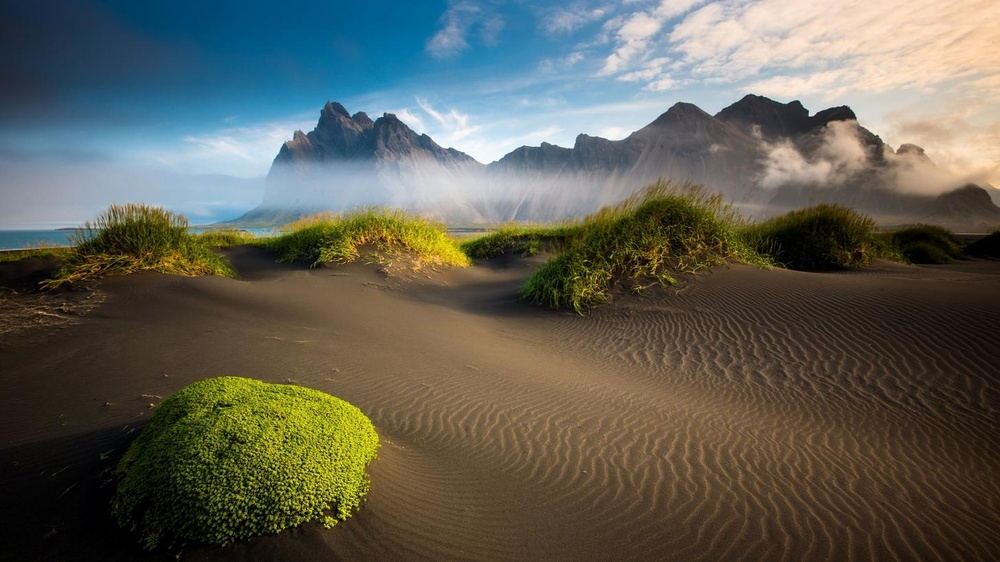
%> input picture Tugas 2/haha.jpg, 1000 x 562 px, shrunk from 1456 x 819 before the run
$ octave tugas2.m   (GNU Octave 9; MATLAB toolbox functions it lacks are replaced by stand-ins)
%> lines starting %> are read from the running program, lines starting %| are printed output that depends on the picture; in (x1, y1, x2, y2) boxes, pixels count from 0 and x2, y2 are one past the last pixel; in counts of white or black regions, pixels touching at a corner belong together; the program's own positions count from 1
GambarA = imread('haha.jpg');
%> GambarA is the input picture: size 562x1000x3 uint8; mean R, G, B 95.5, 95.7, 84.7
GambarB = im2bw(GambarA,0);
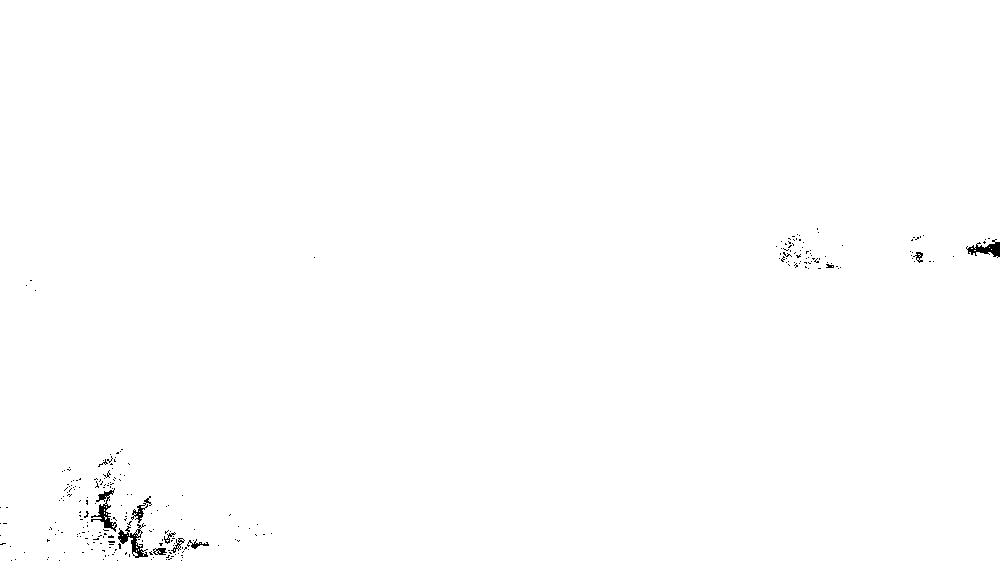
%> GambarB: size 562x1000 logical; 99.6% white; black in thin lines or dots, all inside (x1, y1, x2, y2) = (0, 228, 1000, 561)
GambarC = im2bw(GambarA,0.2);
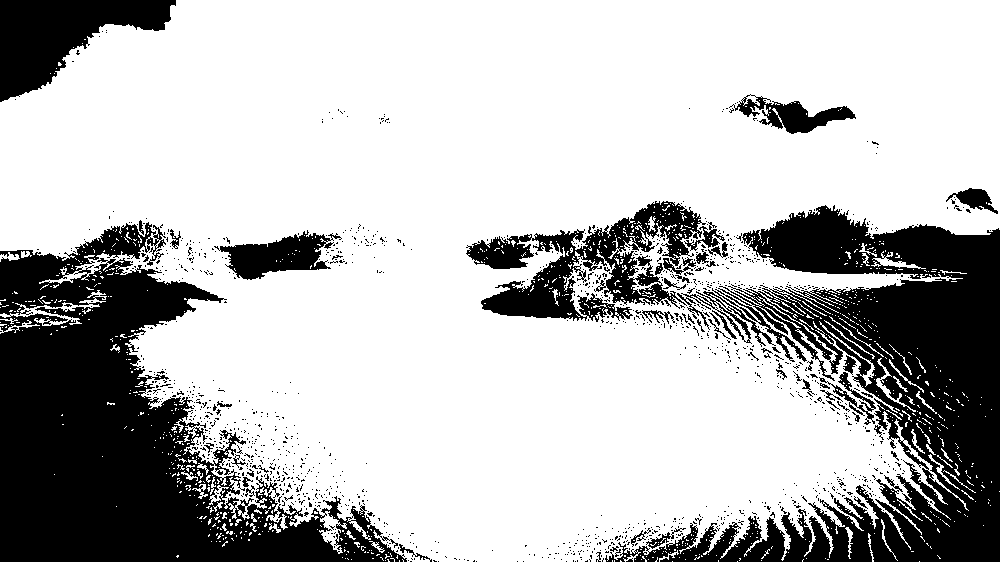
%> GambarC: size 562x1000 logical; 72.7% white; 1292 black regions (1239 under 20 px), largest, box (x1, y1, x2, y2) and area: (0, 222, 407, 562) 63221, (605, 205, 1000, 562) 56683, (466, 201, 706, 322) 11648
GambarD = im2bw(GambarA,0.4);
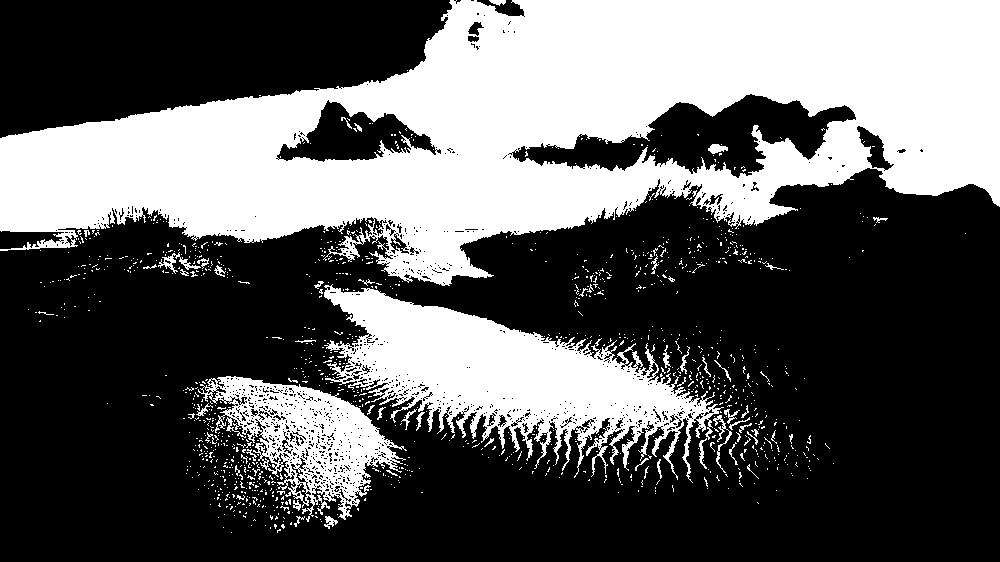
%> GambarD: size 562x1000 logical; 36.9% white; 1210 white regions (1150 under 20 px), largest, box (x1, y1, x2, y2) and area: (0, 0, 1000, 286) 157139, (324, 284, 724, 483) 32235, (198, 376, 407, 520) 11736
GambarE = im2bw(GambarA,0.7);
%> GambarE: size 562x1000 logical; 13.5% white; 737 white regions (718 under 20 px), largest, box (x1, y1, x2, y2) and area: (367, 0, 1000, 189) 55721, (127, 120, 318, 215) 9647, (316, 161, 569, 219) 7111
GambarF = im2bw(GambarA,0.9);
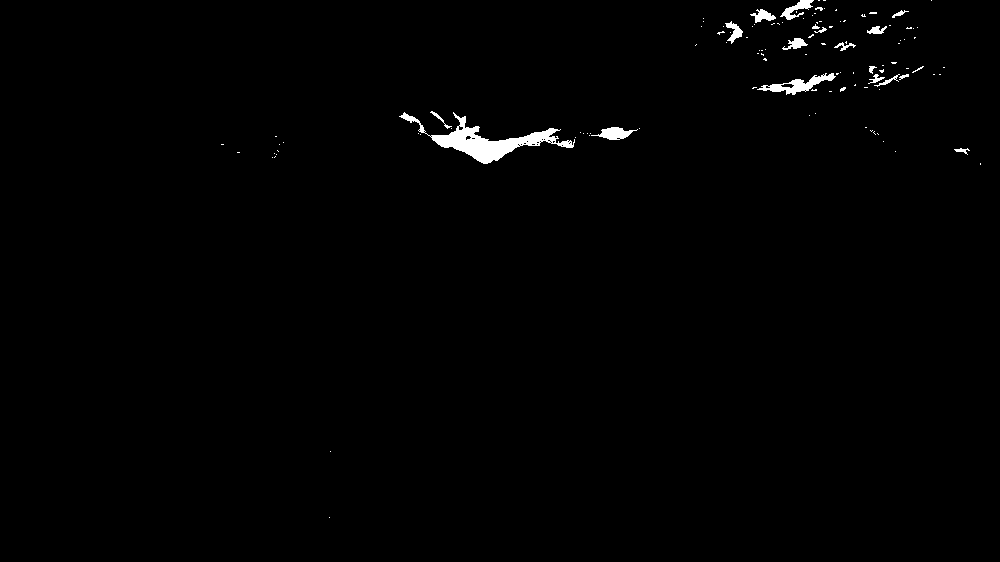
%> GambarF: size 562x1000 logical; 0.88% white; 116 white regions (96 under 20 px), largest, box (x1, y1, x2, y2) and area: (399, 112, 575, 164) 2347, (757, 73, 836, 95) 581, (591, 127, 638, 140) 314
GambarG = im2bw(GambarA,1);
%> GambarG: size 562x1000 logical; every value is 0
GambarH = rgb2gray(GambarA);
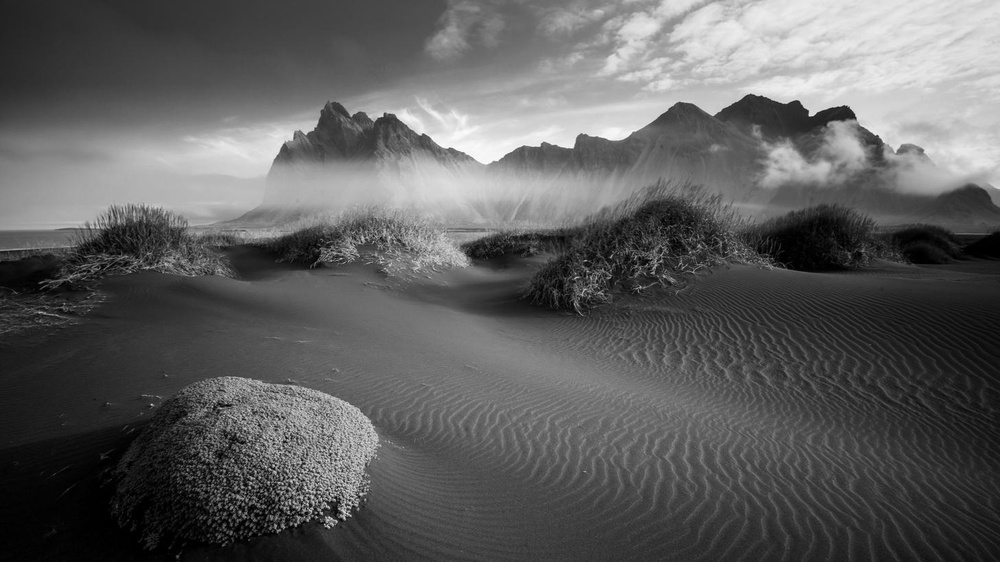
%> GambarH: size 562x1000 uint8; min 0, max 254, mean 94.4
GambarX = 255 -GambarA;
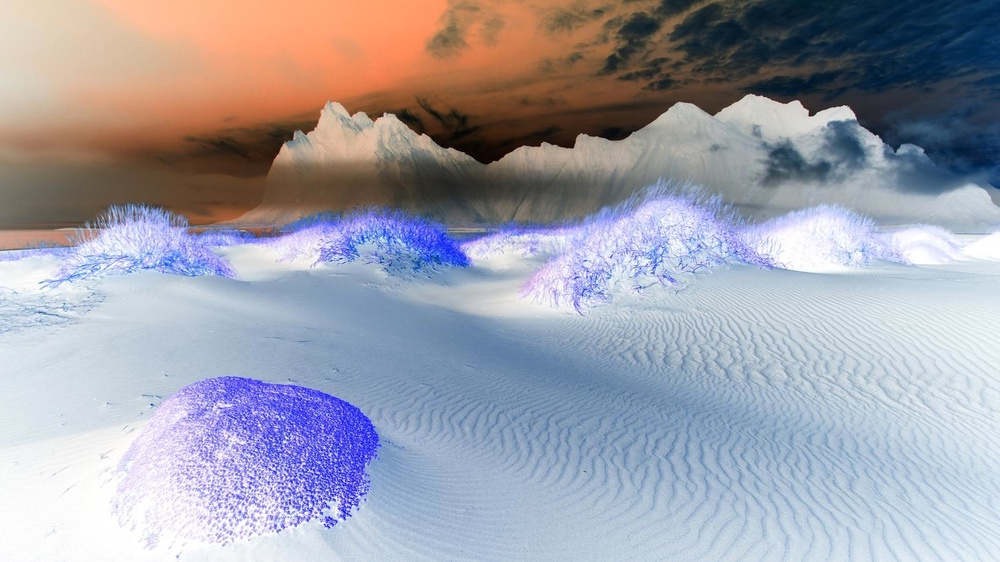
%> GambarX: size 562x1000x3 uint8; mean R, G, B 159.5, 159.3, 170.3

gray=rgb2gray(GambarA);
thresh=graythresh(gray);
%> thresh = 0.463
imbw=im2bw(gray,thresh);
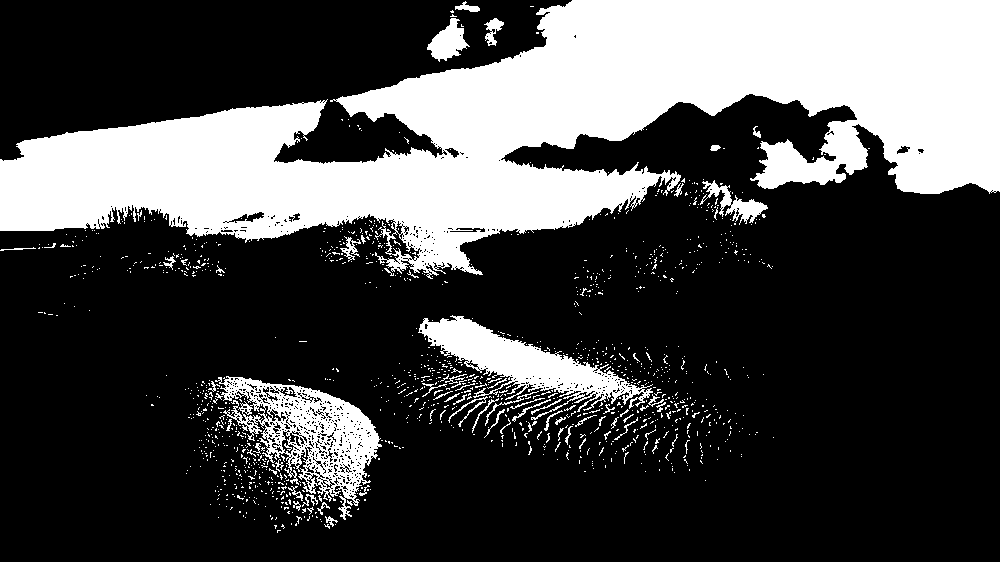
%> imbw: size 562x1000 logical; 28.5% white; 1269 white regions (1200 under 20 px), largest, box (x1, y1, x2, y2) and area: (0, 0, 1000, 279) 135066, (215, 376, 382, 520) 8644, (418, 315, 653, 420) 7660

subplot (3,3,2); imshow(GambarA); title('Citra Asli');
subplot (3,3,4); imshow(GambarB); title('Nilai Threshold 0');
subplot (3,3,5); imshow(GambarC); title('Nilai Threshold 0.2');
subplot (3,3,6); imshow(GambarD); title('Nilai Threshold 0.4');
subplot (3,3,7); imshow(GambarE); title('Nilai Threshold 0.7');
subplot (3,3,8); imshow(GambarF); title('Nilai Threshold 0.9');
subplot (3,3,9); imshow(GambarG); title('Nilai Threshold 1');
